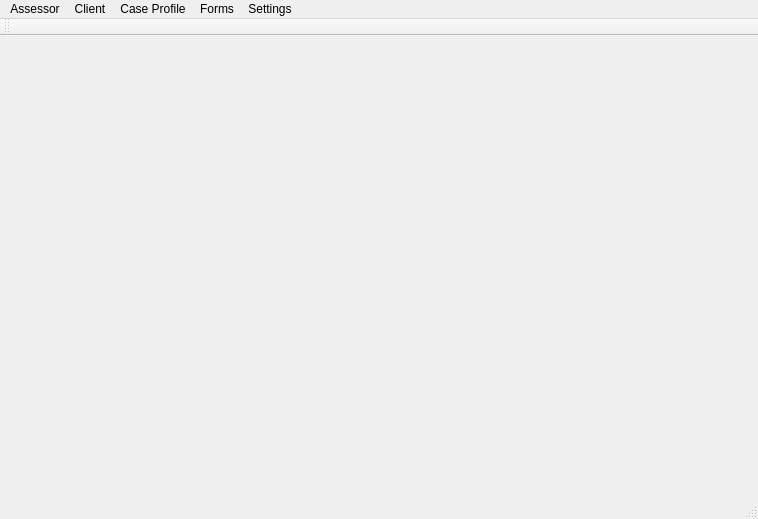
<?xml version="1.0" encoding="UTF-8"?>
<ui version="4.0">
 <class>SLT_ApplicationClass</class>
 <widget class="QMainWindow" name="SLT_ApplicationClass">
  <property name="geometry">
   <rect>
    <x>0</x>
    <y>0</y>
    <width>758</width>
    <height>519</height>
   </rect>
  </property>
  <property name="sizePolicy">
   <sizepolicy hsizetype="Preferred" vsizetype="Preferred">
    <horstretch>0</horstretch>
    <verstretch>0</verstretch>
   </sizepolicy>
  </property>
  <property name="font">
   <font>
    <pointsize>9</pointsize>
   </font>
  </property>
  <property name="windowTitle">
   <string>SLT_Application</string>
  </property>
  <widget class="QWidget" name="centralWidget">
   <property name="font">
    <font>
     <pointsize>9</pointsize>
    </font>
   </property>
  </widget>
  <widget class="QMenuBar" name="menuBar">
   <property name="geometry">
    <rect>
     <x>0</x>
     <y>0</y>
     <width>758</width>
     <height>33</height>
    </rect>
   </property>
   <property name="font">
    <font>
     <pointsize>9</pointsize>
    </font>
   </property>
   <widget class="QMenu" name="menuAssessor">
    <property name="font">
     <font>
      <pointsize>9</pointsize>
     </font>
    </property>
    <property name="title">
     <string>Assessor</string>
    </property>
    <addaction name="actionAdd_a_new_assessor"/>
    <addaction name="actionManage_assessor"/>
   </widget>
   <widget class="QMenu" name="menuClient">
    <property name="font">
     <font>
      <pointsize>9</pointsize>
     </font>
    </property>
    <property name="title">
     <string>Client</string>
    </property>
    <addaction name="actionAdd_a_new_client"/>
    <addaction name="actionManger_client"/>
   </widget>
   <widget class="QMenu" name="menuCase_Profile">
    <property name="font">
     <font>
      <pointsize>9</pointsize>
     </font>
    </property>
    <property name="title">
     <string>Case Profile</string>
    </property>
    <addaction name="actionCreate_a_new_case_profile"/>
    <addaction name="actionManage_case_profile"/>
   </widget>
   <widget class="QMenu" name="menuForms">
    <property name="font">
     <font>
      <pointsize>9</pointsize>
     </font>
    </property>
    <property name="title">
     <string>Forms</string>
    </property>
    <addaction name="actionView_forms"/>
    <addaction name="actionMange_forms"/>
    <addaction name="actionGenerate_forms"/>
   </widget>
   <widget class="QMenu" name="menuSettings">
    <property name="font">
     <font>
      <pointsize>9</pointsize>
     </font>
    </property>
    <property name="title">
     <string>Settings</string>
    </property>
    <addaction name="actionMange_Database"/>
    <addaction name="actionMain_user"/>
   </widget>
   <addaction name="menuAssessor"/>
   <addaction name="menuClient"/>
   <addaction name="menuCase_Profile"/>
   <addaction name="menuForms"/>
   <addaction name="menuSettings"/>
  </widget>
  <widget class="QToolBar" name="mainToolBar">
   <property name="font">
    <font>
     <pointsize>9</pointsize>
    </font>
   </property>
   <attribute name="toolBarArea">
    <enum>TopToolBarArea</enum>
   </attribute>
   <attribute name="toolBarBreak">
    <bool>false</bool>
   </attribute>
  </widget>
  <widget class="QStatusBar" name="statusBar">
   <property name="font">
    <font>
     <pointsize>9</pointsize>
    </font>
   </property>
  </widget>
  <action name="actionAdd_a_new_assessor">
   <property name="text">
    <string>Add a new assessor</string>
   </property>
   <property name="font">
    <font/>
   </property>
  </action>
  <action name="actionManage_assessor">
   <property name="text">
    <string>Manage assessor</string>
   </property>
   <property name="font">
    <font/>
   </property>
  </action>
  <action name="actionAdd_a_new_client">
   <property name="text">
    <string>Add a new client</string>
   </property>
   <property name="font">
    <font/>
   </property>
  </action>
  <action name="actionManger_client">
   <property name="text">
    <string>Manage client</string>
   </property>
   <property name="font">
    <font/>
   </property>
  </action>
  <action name="actionCreate_a_new_case_profile">
   <property name="text">
    <string>Create a new case profile</string>
   </property>
   <property name="font">
    <font/>
   </property>
  </action>
  <action name="actionManage_case_profile">
   <property name="text">
    <string>Manage case profile</string>
   </property>
   <property name="font">
    <font/>
   </property>
  </action>
  <action name="actionView_forms">
   <property name="text">
    <string>View forms</string>
   </property>
   <property name="font">
    <font/>
   </property>
  </action>
  <action name="actionMange_forms">
   <property name="text">
    <string>Mange forms</string>
   </property>
   <property name="font">
    <font/>
   </property>
  </action>
  <action name="actionGenerate_forms">
   <property name="text">
    <string>Generate forms</string>
   </property>
   <property name="font">
    <font/>
   </property>
  </action>
  <action name="actionMange_Database">
   <property name="text">
    <string>Mange Database</string>
   </property>
   <property name="font">
    <font/>
   </property>
  </action>
  <action name="actionMain_user">
   <property name="text">
    <string>Main user</string>
   </property>
   <property name="font">
    <font/>
   </property>
  </action>
 </widget>
 <layoutdefault spacing="6" margin="11"/>
 <resources>
  <include location="SLT_Application.qrc"/>
 </resources>
 <connections/>
</ui>
